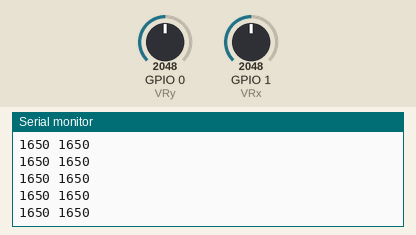
This sketch was run on a simulated ESP32. On the bench: the last lines printed to the serial monitor. The inputs (shaded band) are chosen by the test bench; at power-on: GPIO 0 (VRy) = 2048, GPIO 1 (VRx) = 2048.

Above: at 1.2 s.
1.3 s: GPIO 0 (VRy) set to 2866
At 1.56 s:
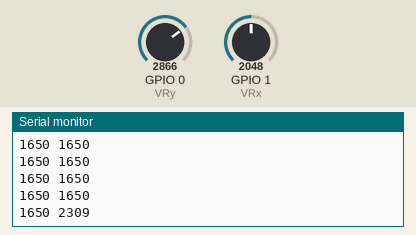
2.8 s: GPIO 1 (VRx) set to 2866
At 2.96 s:
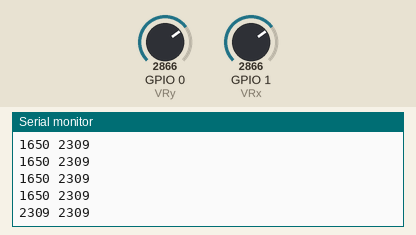
4.3 s: GPIO 0 (VRy) set to 3603
At 4.36 s:
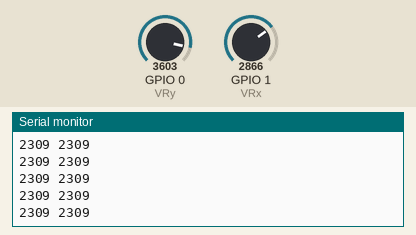
5.8 s: GPIO 1 (VRx) set to 3603
At 5.96 s:
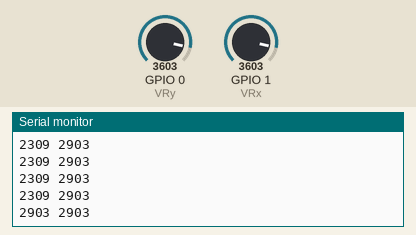
Timing chart, 0 to 8.3 s (numbered marks = the images above; inputs shaded):
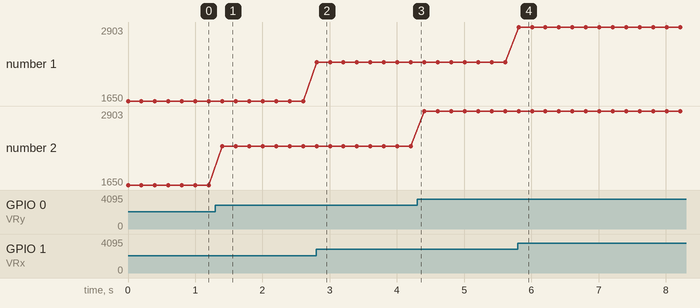

The sketch:

ESPBlueMouse.ino
```cpp
const int VRx = 1;
const int VRy = 0;


void setup() {
  // put your setup code here, to run once:
  pinMode(VRx, ANALOG);
  pinMode(VRy, ANALOG);
  Serial.begin(115200);
  analogSetAttenuation(ADC_11db);
}

void loop() {
  // put your main code here, to run repeatedly:
  uint32_t vrx = analogReadMilliVolts(VRx);
  uint32_t vry = analogReadMilliVolts(VRy);
  Serial.printf("%u %u\n", vrx, vry);
  delay(200);
}
```

Measured:
- after the input at 1.3 s, the serial monitor: prints a new line after 0.10 s (image 1)
- after the input at 2.8 s, the serial monitor: prints a new line at once (image 2)
- after the input at 5.8 s, the serial monitor: prints a new line at once (image 4)
- plotted number 2: 1650 → 2309 after the input at 1.3 s, 2309 → 2903 after the input at 4.3 s
